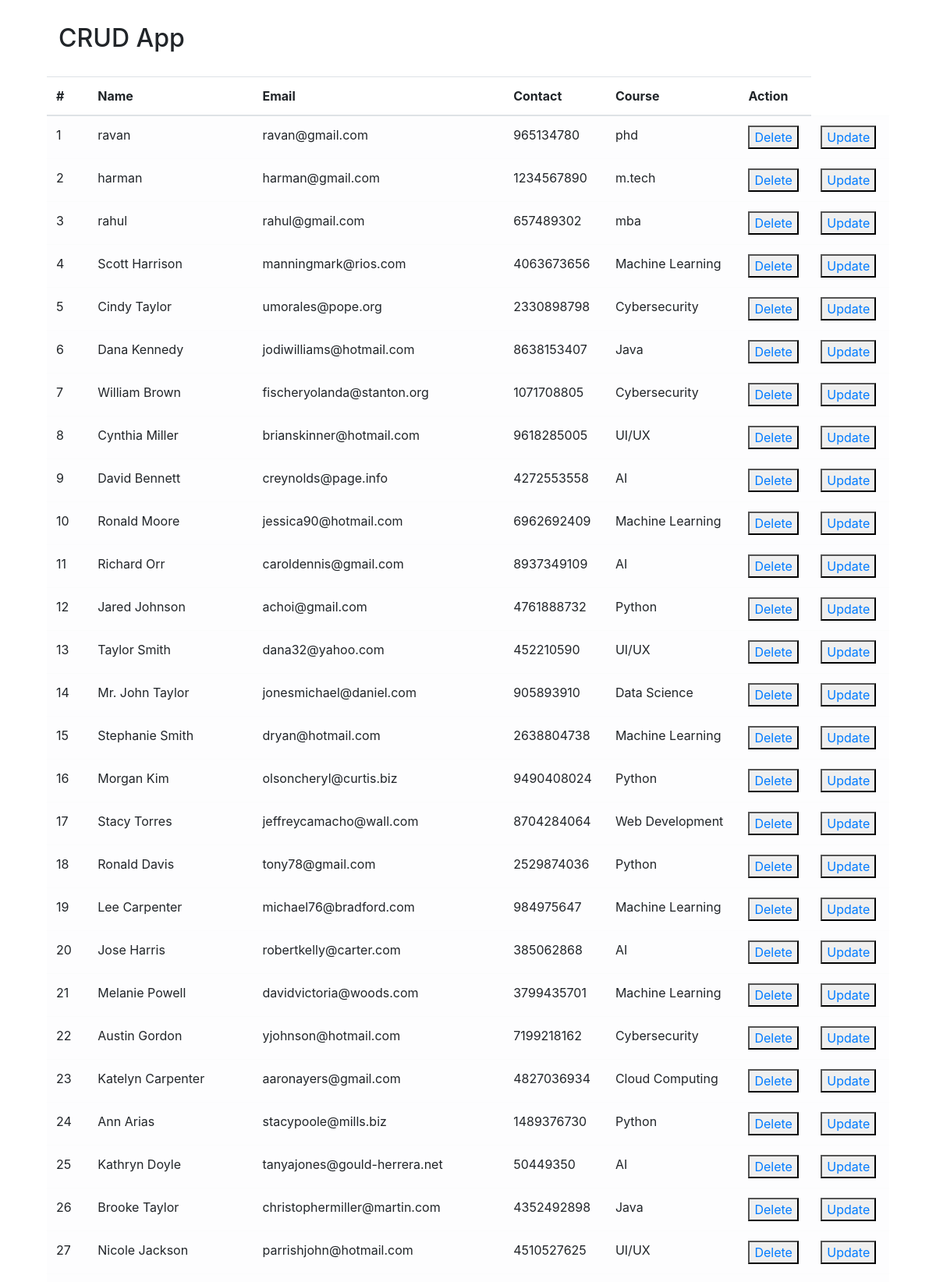
The page / (upper part) on the database its author committed.
### app.py (models this page shows)
class Student(db.Model):
    id = db.Column(db.Integer, primary_key=True) # Primary key
    name = db.Column(db.String(120), nullable=False) # Student name
    email = db.Column(db.String(120), nullable=False) # Student age
    contact = db.Column(db.Integer, nullable=False) # Student grade
    course = db.Column(db.String(50), nullable=False) # Student course

### app.py (the view)
@app.route('/')
def index():
    students = Student.query.all()
    print(students) # Debugging line to check students
    return render_template('index.html', students = students)

### templates/index.html (shortened to what this page needs)
<!DOCTYPE html>
<html lang="en">
<head>
  <link rel="stylesheet" href="https://cdn.jsdelivr.net/npm/bootstrap-icons@1.5.0/font/bootstrap-icons.css" />
  <link rel="stylesheet" href="{{ url_for('static', filename='css/bootstrap.css') }}" />
</head>
<body>
  <form class="container" method="post">
    <h2>CRUD App</h2>
  </form>
  <div class="container">
    <div class="row">
      <table class="table table-hover">
        <thead>
          <tr>
            <th scope="col">#</th>
            <th scope="col">Name</th>
            <th scope="col">Email</th>
            <th scope="col">Contact</th>
            <th scope="col">Course</th>
            <th scope="col">Action</th>
          </tr>
        </thead>
        <tbody>
          {% for i in students %}
          <tr class="table-light">
            <td>{{loop.index}}</td>
            <td>{{i.name}}</td>
            <td>{{i.email}}</td>
            <td>{{i.contact}}</td>
            <td>{{i.course}}</td>
            <td><button><a href="delete/{{i.id}}">Delete</a></button></td>
            <td><button><a href="update/{{i.id}}">Update</a></button></td>
          {% endfor %}
        </tbody>
      </table>
</body>
</html>

### templates/index.html (style rules this page uses)
form { margin: 30px auto; width: 90% !important; }
form h2 { margin: 20px 0px 30px 0px; }
.container { width: 90% !important; }

### rows shown on the page
Student: name "ravan", email "ravan@gmail.com", contact "965134780", course "phd"
Student: name "harman", email "harman@gmail.com", contact "1234567890", course "m.tech"
Student: name "rahul", email "rahul@gmail.com", contact "657489302", course "mba"
Student: name "Scott Harrison", email "manningmark@rios.com", contact "4063673656", course "Machine Learning"
Student: name "Cindy Taylor", email "umorales@pope.org", contact "2330898798", course "Cybersecurity"
Student: name "Dana Kennedy", email "jodiwilliams@hotmail.com", contact "8638153407", course "Java"
Student: name "William Brown", email "fischeryolanda@stanton.org", contact "1071708805", course "Cybersecurity"
Student: name "Cynthia Miller", email "brianskinner@hotmail.com", contact "9618285005", course "UI/UX"
Student: name "David Bennett", email "creynolds@page.info", contact "4272553558", course "AI"
Student: name "Ronald Moore", email "jessica90@hotmail.com", contact "6962692409", course "Machine Learning"
Student: name "Richard Orr", email "caroldennis@gmail.com", contact "8937349109", course "AI"
Student: name "Jared Johnson", email "achoi@gmail.com", contact "4761888732", course "Python"
Student: name "Taylor Smith", email "dana32@yahoo.com", contact "452210590", course "UI/UX"
Student: name "Mr. John Taylor", email "jonesmichael@daniel.com", contact "905893910", course "Data Science"
Student: name "Stephanie Smith", email "dryan@hotmail.com", contact "2638804738", course "Machine Learning"
Student: name "Morgan Kim", email "olsoncheryl@curtis.biz", contact "9490408024", course "Python"
Student: name "Stacy Torres", email "jeffreycamacho@wall.com", contact "8704284064", course "Web Development"
Student: name "Ronald Davis", email "tony78@gmail.com", contact "2529874036", course "Python"
Student: name "Lee Carpenter", email "michael76@bradford.com", contact "984975647", course "Machine Learning"
Student: name "Jose Harris", email "robertkelly@carter.com", contact "385062868", course "AI"
Student: name "Melanie Powell", email "davidvictoria@woods.com", contact "3799435701", course "Machine Learning"
Student: name "Austin Gordon", email "yjohnson@hotmail.com", contact "7199218162", course "Cybersecurity"
Student: name "Katelyn Carpenter", email "aaronayers@gmail.com", contact "4827036934", course "Cloud Computing"
Student: name "Ann Arias", email "stacypoole@mills.biz", contact "1489376730", course "Python"
Student: name "Kathryn Doyle", email "tanyajones@gould-herrera.net", contact "50449350", course "AI"
Student: name "Brooke Taylor", email "christophermiller@martin.com", contact "4352492898", course "Java"
Student: name "Nicole Jackson", email "parrishjohn@hotmail.com", contact "4510527625", course "UI/UX"
